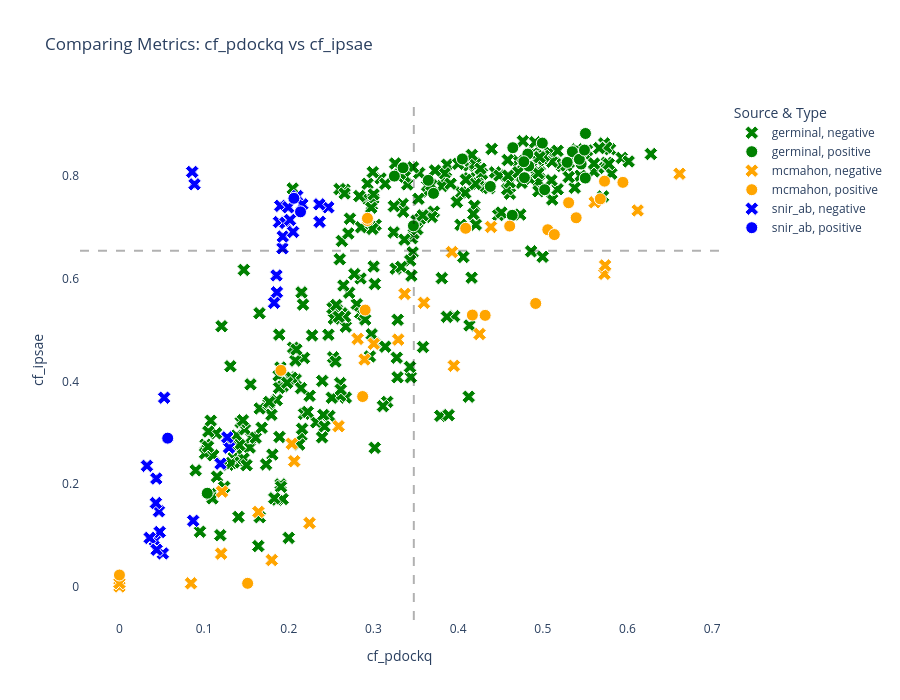

The cell this chart's notebook holds for it:
### Code cell
import plotly.express as px


top_20 = stats_df.sort_values(by='pr_auc_mean', ascending=False).head(20)

m1_info, m2_info = top_20.iloc[9], top_20.iloc[11]

m1, t1, d1 = m1_info['metric'], m1_info['opt_threshold_mean'], m1_info['direction_mean']
m2, t2, d2 = m2_info['metric'], m2_info['opt_threshold_mean'], m2_info['direction_mean']

# AGGREGATE: Instead of plotting every iteration, plot the MEAN of each sample
plot_df = scores_df.groupby(['source', 'sample', 'binder'])[[m1, m2]].agg(['mean', 'std']).reset_index()
# Flatten multi-index columns: 'metric_mean', 'metric_std'
plot_df.columns = [f"{c[0]}_{c[1]}" if c[1] else c[0] for c in plot_df.columns]

# 1. Prepare the data (Ensure binder is a string for discrete markers/colors)
plot_df['binder_label'] = plot_df['binder'].map({1: 'positive', 0: 'negative'})


# 2. Create the Scatter Plot
fig = px.scatter(
    plot_df, 
    x=f"{m1}_mean", 
    y=f"{m2}_mean",
    error_x=f"{m1}_std", # Horizontal error bars
    error_y=f"{m2}_std", # Vertical error bars
    color= 'source',
    symbol='binder_label',
    symbol_map={'positive': 'circle', 'negative': 'x'},
    color_discrete_map={"germinal": 'green', "mcmahon": 'orange', "snir_ab": "blue"},
    hover_name='sample', # Shows the sample ID at the top of the tooltip
    hover_data={
        f"{m1}_mean": ':.3f', 
        f"{m2}_mean": ':.3f',
        'binder_label': True,
        'source': True
    },
    title=f"Comparing Metrics: {m1} vs {m2}",
    labels={f"{m1}_mean": m1, f"{m2}_mean": m2}
)

# 3. Add the threshold lines
fig.add_vline(x=t1, line_dash="dash", line_color="black", opacity=0.3)
fig.add_hline(y=t2, line_dash="dash", line_color="black", opacity=0.3)

# 4. Improve Layout
fig.update_traces(marker=dict(size=12, line=dict(width=1, color='White')))
fig.update_layout(
    plot_bgcolor='white',
    legend_title_text='Source & Type',
    width=900,
    height=700
)

fig.show()

### Figure 1 — Plotly figure (JSON) as saved in the notebook; plotly's stock layout.template omitted (floating-point values rounded to 4 significant figures; data arrays with more than 128 entries replaced by an {"elided": "..."} marker saying what was removed)
{"data": [{"customdata": {"elided": "276x2 str values"}, "error_x": {"array": {"elided": "276 float values"}}, "error_y": {"array": {"elided": "276 float values"}}, "hovertemplate": "<b>%{hovertext}</b><br><br>source=%{customdata[1]}<br>binder_label=%{customdata[0]}<br>cf_pdockq=%{x:.3f}<br>cf_ipsae=%{y:.3f}<extra></extra>", "hovertext": {"elided": "276 str values"}, "legendgroup": "germinal, negative", "marker": {"color": "green", "line": {"color": "White", "width": 1}, "size": 12, "symbol": "x"}, "mode": "markers", "name": "germinal, negative", "orientation": "v", "showlegend": true, "type": "scatter", "x": {"elided": "276 float values"}, "xaxis": "x", "y": {"elided": "276 float values"}, "yaxis": "y"}, {"customdata": [["positive", "germinal"], ["positive", "germinal"], ["positive", "germinal"], ["positive", "germinal"], ["positive", "germinal"], ["positive", "germinal"], ["positive", "germinal"], ["positive", "germinal"], ["positive", "germinal"], ["positive", "germinal"], ["positive", "germinal"], ["positive", "germinal"], ["positive", "germinal"], ["positive", "germinal"], ["positive", "germinal"], ["positive", "germinal"], ["positive", "germinal"], ["positive", "germinal"], ["positive", "germinal"], ["positive", "germinal"], ["positive", "germinal"], ["positive", "germinal"], ["positive", "germinal"], ["positive", "germinal"]], "error_x": {"array": [0.0, 0.0, 0.0, 0.0, 0.0, 0.0, 0.0, 0.0, 0.0, 0.0, 0.0, 0.0, 0.0, 0.0, 0.0, 0.0, 0.0, 0.0, 0.0, 0.0, 0.0, 0.0, 0.0, 0.0]}, "error_y": {"array": [0.0, 0.0, 0.0, 0.0, 0.0, 0.0, 0.0, 0.0, 0.0, 0.0, 0.0, 0.0, 0.0, 0.0, 0.0, 0.0, 0.0, 0.0, 0.0, 0.0, 0.0, 0.0, 0.0, 0.0]}, "hovertemplate": "<b>%{hovertext}</b><br><br>source=%{customdata[1]}<br>binder_label=%{customdata[0]}<br>cf_pdockq=%{x:.3f}<br>cf_ipsae=%{y:.3f}<extra></extra>", "hovertext": ["nb_s105306_mpnn_2_BHRF", "nb_s109706_mpnn_2_BHRF", "nb_s206217_mpnn_2_PDL1", "nb_s206217_mpnn_5_PDL1", "nb_s233025_mpnn_2_IL3", "nb_s276607_mpnn_4_BHRF", "nb_s327664_mpnn_4_BHRF", "nb_s39537_mpnn_2_BHRF", "nb_s530943_mpnn_3_IL20", "nb_s618542_mpnn_2_PDL1", "nb_s618542_mpnn_3_PDL1", "nb_s663598_mpnn_2_BHRF", "nb_s717713_mpnn_2_IL20", "nb_s717713_mpnn_4_IL20", "nb_s718865_mpnn_2_PDL1", "nb_s759449_mpnn_1_PDL1", "nb_s759449_mpnn_4_PDL1", "nb_s807208_mpnn_5_IL3", "nb_s807321_mpnn_2_BHRF", "nb_s874243_mpnn_2_IL20", "nb_s877334_mpnn_2_BHRF", "nb_s972445_mpnn_2_BHRF", "nb_s983700_mpnn_1_BHRF", "nb_s983700_mpnn_2_BHRF"], "legendgroup": "germinal, positive", "marker": {"color": "green", "line": {"color": "White", "width": 1}, "size": 12, "symbol": "circle"}, "mode": "markers", "name": "germinal, positive", "orientation": "v", "showlegend": true, "type": "scatter", "x": [0.5453, 0.4823, 0.3647, 0.3709, 0.335, 0.5504, 0.438, 0.5022, 0.3472, 0.538, 0.5349, 0.4994, 0.4834, 0.4776, 0.5432, 0.405, 0.3247, 0.1037, 0.5502, 0.4646, 0.5288, 0.5492, 0.4783, 0.4639], "xaxis": "x", "y": [0.8237, 0.8431, 0.7918, 0.7665, 0.8164, 0.8832, 0.7799, 0.7736, 0.7032, 0.8494, 0.8476, 0.8644, 0.8197, 0.8282, 0.8329, 0.8336, 0.8001, 0.1818, 0.7963, 0.8555, 0.8268, 0.8508, 0.797, 0.7237], "yaxis": "y"}, {"customdata": [["negative", "mcmahon"], ["negative", "mcmahon"], ["negative", "mcmahon"], ["negative", "mcmahon"], ["negative", "mcmahon"], ["negative", "mcmahon"], ["negative", "mcmahon"], ["negative", "mcmahon"], ["negative", "mcmahon"], ["negative", "mcmahon"], ["negative", "mcmahon"], ["negative", "mcmahon"], ["negative", "mcmahon"], ["negative", "mcmahon"], ["negative", "mcmahon"], ["negative", "mcmahon"], ["negative", "mcmahon"], ["negative", "mcmahon"], ["negative", "mcmahon"], ["negative", "mcmahon"], ["negative", "mcmahon"], ["negative", "mcmahon"], ["negative", "mcmahon"], ["negative", "mcmahon"], ["negative", "mcmahon"], ["negative", "mcmahon"]], "error_x": {"array": [0.0, 0.0, 0.0, 0.0, 0.0, 0.0, 0.0, 0.0, 0.0, 0.0, 0.0, 0.0, 0.0, 0.0, 0.0, 0.0, 0.0, 0.0, 0.0, 0.0, 0.0, 0.0, 0.0, 0.0, 0.0, 0.0]}, "error_y": {"array": [0.0, 0.0, 0.0, 0.0, 0.0, 0.0, 0.0, 0.0, 0.0, 0.0, 0.0, 0.0, 0.0, 0.0, 0.0, 0.0, 0.0, 0.0, 0.0, 0.0, 0.0, 0.0, 0.0, 0.0, 0.0, 0.0]}, "hovertemplate": "<b>%{hovertext}</b><br><br>source=%{customdata[1]}<br>binder_label=%{customdata[0]}<br>cf_pdockq=%{x:.3f}<br>cf_ipsae=%{y:.3f}<extra></extra>", "hovertext": ["Nb.AD101_A2AR", "Nb.AD101_Adiponectin", "Nb.AD102_A2AR", "Nb.AD102_Adiponectin", "Nb.AQ100_A2AR", "Nb.AQ101_A2AR", "Nb.AQ101_Adiponectin", "Nb.AQ101_Adiponectin_trimer", "Nb.AQ102_Adiponectin", "Nb.AQ102_Adiponectin_trimer", "Nb.AQ102_B2AR", "Nb.AQ103_B2AR", "Nb.AQ104_Adiponectin", "Nb.AQ104_Adiponectin_trimer", "Nb.AQ104_B2AR", "Nb.b201_Adiponectin", "Nb.c200_Adiponectin", "Nb.c201_Adiponectin", "Nb.c202_A2AR", "Nb.c203_A2AR", "Nb.c204_A2AR", "Nb.c205_Adiponectin", "Nb.c208_Adiponectin", "Nb.c209_Adiponectin", "Nb.c210_A2AR", "Nb.c211_A2AR"], "legendgroup": "mcmahon, negative", "marker": {"color": "orange", "line": {"color": "White", "width": 1}, "size": 12, "symbol": "x"}, "mode": "markers", "name": "mcmahon, negative", "orientation": "v", "showlegend": true, "type": "scatter", "x": [0.3596, 0.2894, 0.4388, 0.0845, 0.6615, 0.5728, 0.2064, 0.0, 0.2245, 0.3004, 0.612, 0.2813, 0.1641, 0.0, 0.3949, 0.1211, 0.2588, 0.2035, 0.5736, 0.3292, 0.4253, 0.3368, 0.1799, 0.1201, 0.3927, 0.5612], "xaxis": "x", "y": [0.5531, 0.4426, 0.701, 0.006248, 0.8047, 0.6096, 0.2442, 0.0, 0.1238, 0.4733, 0.7331, 0.4828, 0.1454, 0.00646, 0.4303, 0.1851, 0.3125, 0.2783, 0.626, 0.4813, 0.4922, 0.5704, 0.0516, 0.06405, 0.6521, 0.7491], "yaxis": "y"}, {"customdata": [["positive", "mcmahon"], ["positive", "mcmahon"], ["positive", "mcmahon"], ["positive", "mcmahon"], ["positive", "mcmahon"], ["positive", "mcmahon"], ["positive", "mcmahon"], ["positive", "mcmahon"], ["positive", "mcmahon"], ["positive", "mcmahon"], ["positive", "mcmahon"], ["positive", "mcmahon"], ["positive", "mcmahon"], ["positive", "mcmahon"], ["positive", "mcmahon"], ["positive", "mcmahon"], ["positive", "mcmahon"], ["positive", "mcmahon"], ["positive", "mcmahon"]], "error_x": {"array": [0.0, 0.0, 0.0, 0.0, 0.0, 0.0, 0.0, 0.0, 0.0, 0.0, 0.0, 0.0, 0.0, 0.0, 0.0, 0.0, 0.0, 0.0, 0.0]}, "error_y": {"array": [0.0, 0.0, 0.0, 0.0, 0.0, 0.0, 0.0, 0.0, 0.0, 0.0, 0.0, 0.0, 0.0, 0.0, 0.0, 0.0, 0.0, 0.0, 0.0]}, "hovertemplate": "<b>%{hovertext}</b><br><br>source=%{customdata[1]}<br>binder_label=%{customdata[0]}<br>cf_pdockq=%{x:.3f}<br>cf_ipsae=%{y:.3f}<extra></extra>", "hovertext": ["Nb.AQ100_Adiponectin", "Nb.AQ100_Adiponectin_trimer", "Nb.AQ103_Adiponectin", "Nb.AQ103_Adiponectin_trimer", "Nb.b201_HSA_25-609", "Nb.b201_HSA_404-601", "Nb.b201_HSA_404-609", "Nb.c200_B2AR", "Nb.c201_B2AR", "Nb.c202_B2AR", "Nb.c203_B2AR", "Nb.c204_B2AR", "Nb.c205_B2AR", "Nb.c206_B2AR", "Nb.c207_B2AR", "Nb.c208_B2AR", "Nb.c209_B2AR", "Nb.c210_B2AR", "Nb.c211_B2AR"], "legendgroup": "mcmahon, positive", "marker": {"color": "orange", "line": {"color": "White", "width": 1}, "size": 12, "symbol": "circle"}, "mode": "markers", "name": "mcmahon, positive", "orientation": "v", "showlegend": true, "type": "scatter", "x": [0.2872, 0.1514, 0.1907, 0.0, 0.2902, 0.2929, 0.2929, 0.5679, 0.5394, 0.5946, 0.5059, 0.4168, 0.4609, 0.5729, 0.4916, 0.4319, 0.4089, 0.5136, 0.5305], "xaxis": "x", "y": [0.3704, 0.006198, 0.4214, 0.02237, 0.5389, 0.7136, 0.7179, 0.7557, 0.7189, 0.7879, 0.6956, 0.5292, 0.7026, 0.7903, 0.5518, 0.5286, 0.6984, 0.6861, 0.7482], "yaxis": "y"}, {"customdata": [["negative", "snir_ab"], ["negative", "snir_ab"], ["negative", "snir_ab"], ["negative", "snir_ab"], ["negative", "snir_ab"], ["negative", "snir_ab"], ["negative", "snir_ab"], ["negative", "snir_ab"], ["negative", "snir_ab"], ["negative", "snir_ab"], ["negative", "snir_ab"], ["negative", "snir_ab"], ["negative", "snir_ab"], ["negative", "snir_ab"], ["negative", "snir_ab"], ["negative", "snir_ab"], ["negative", "snir_ab"], ["negative", "snir_ab"], ["negative", "snir_ab"], ["negative", "snir_ab"], ["negative", "snir_ab"], ["negative", "snir_ab"], ["negative", "snir_ab"], ["negative", "snir_ab"], ["negative", "snir_ab"], ["negative", "snir_ab"], ["negative", "snir_ab"], ["negative", "snir_ab"], ["negative", "snir_ab"], ["negative", "snir_ab"], ["negative", "snir_ab"], ["negative", "snir_ab"]], "error_x": {"array": [0.0, 0.0, 0.0, 0.0, 0.0, 0.0, 0.0, 0.0, 0.0, 0.0, 0.0, 0.0, 0.0, 0.0, 0.0, 0.0, 0.0, 0.0, 0.0, 0.0, 0.0, 0.0, 0.0, 0.0, 0.0, 0.0, 0.0, 0.0, 0.0, 0.0, 0.0, 0.0]}, "error_y": {"array": [0.0, 0.0, 0.0, 0.0, 0.0, 0.0, 0.0, 0.0, 0.0, 0.0, 0.0, 0.0, 0.0, 0.0, 0.0, 0.0, 0.0, 0.0, 0.0, 0.0, 0.0, 0.0, 0.0, 0.0, 0.0, 0.0, 0.0, 0.0, 0.0, 0.0, 0.0, 0.0]}, "hovertemplate": "<b>%{hovertext}</b><br><br>source=%{customdata[1]}<br>binder_label=%{customdata[0]}<br>cf_pdockq=%{x:.3f}<br>cf_ipsae=%{y:.3f}<extra></extra>", "hovertext": ["5ifj_abc_cut_A_D111A", "5ifj_abc_cut_A_K110A", "5ifj_abc_cut_A_S64A", "5ifj_abc_cut_A_W52A", "5ifj_abc_cut_A_Y66A", "5ifj_abc_cut_B_L116A", "5ifj_abc_cut_B_V38A", "5ifj_abc_cut_B_W107A", "5ifj_abc_cut_B_Y37A", "5ifj_abc_cut_all_A", "5ig7_abc_cut_A_K110A", "5ig7_abc_cut_A_W52A", "5ig7_abc_cut_A_Y66A", "5ig7_abc_cut_B_G114A", "5ig7_abc_cut_B_L116A", "5ig7_abc_cut_B_V38A", "5ig7_abc_cut_B_W107A", "5ig7_abc_cut_B_Y37A", "5ig7_abc_cut_all_A", "5ijk_acx_cut_A_I112A", "5ijk_acx_cut_A_I114A", "5ijk_acx_cut_A_K57A", "5ijk_acx_cut_A_R55A", "5ijk_acx_cut_A_T113A", "5ijk_acx_cut_B_K36A", "5ijk_acx_cut_B_T113A", "5ijk_acx_cut_B_W56A", "5ijk_acx_cut_B_Y107A", "5ijk_acx_cut_B_Y108A", "5ijk_acx_cut_B_Y31A", "5ijk_acx_cut_B_Y38A", "5ijk_acx_cut_all_A"], "legendgroup": "snir_ab, negative", "marker": {"color": "blue", "line": {"color": "White", "width": 1}, "size": 12, "symbol": "x"}, "mode": "markers", "name": "snir_ab, negative", "orientation": "v", "showlegend": true, "type": "scatter", "x": [0.1885, 0.1961, 0.186, 0.1925, 0.1826, 0.19, 0.2014, 0.1855, 0.1929, 0.1294, 0.2051, 0.2466, 0.2361, 0.2099, 0.1993, 0.216, 0.0871, 0.2364, 0.1193, 0.04665, 0.05125, 0.04185, 0.04305, 0.0859, 0.0528, 0.04755, 0.08865, 0.04355, 0.03245, 0.0357, 0.0439, 0.1273], "xaxis": "x", "y": [0.7105, 0.7089, 0.5735, 0.6594, 0.5531, 0.7421, 0.7147, 0.6065, 0.6823, 0.2708, 0.6913, 0.7393, 0.7451, 0.7612, 0.7393, 0.7451, 0.1281, 0.7109, 0.2395, 0.1467, 0.06449, 0.0897, 0.1627, 0.8082, 0.3681, 0.1062, 0.7841, 0.2104, 0.2352, 0.09478, 0.07162, 0.2907], "yaxis": "y"}, {"customdata": [["positive", "snir_ab"], ["positive", "snir_ab"], ["positive", "snir_ab"]], "error_x": {"array": [0.0, 0.0, 0.0]}, "error_y": {"array": [0.0, 0.0, 0.0]}, "hovertemplate": "<b>%{hovertext}</b><br><br>source=%{customdata[1]}<br>binder_label=%{customdata[0]}<br>cf_pdockq=%{x:.3f}<br>cf_ipsae=%{y:.3f}<extra></extra>", "hovertext": ["5ifj_abc_cut", "5ig7_abc_cut", "5ijk_acx_cut"], "legendgroup": "snir_ab, positive", "marker": {"color": "blue", "line": {"color": "White", "width": 1}, "size": 12, "symbol": "circle"}, "mode": "markers", "name": "snir_ab, positive", "orientation": "v", "showlegend": true, "type": "scatter", "x": [0.2138, 0.2061, 0.057], "xaxis": "x", "y": [0.7305, 0.7568, 0.2892], "yaxis": "y"}], "layout": {"height": 700, "legend": {"title": {"text": "Source & Type"}, "tracegroupgap": 0}, "plot_bgcolor": "white", "shapes": [{"line": {"color": "black", "dash": "dash"}, "opacity": 0.3, "type": "line", "x0": 0.3477, "x1": 0.3477, "xref": "x", "y0": 0, "y1": 1, "yref": "y domain"}, {"line": {"color": "black", "dash": "dash"}, "opacity": 0.3, "type": "line", "x0": 0, "x1": 1, "xref": "x domain", "y0": 0.6546, "y1": 0.6546, "yref": "y"}], "title": {"text": "Comparing Metrics: cf_pdockq vs cf_ipsae"}, "width": 900, "xaxis": {"anchor": "y", "domain": [0, 1], "title": {"text": "cf_pdockq"}}, "yaxis": {"anchor": "x", "domain": [0, 1], "title": {"text": "cf_ipsae"}}}}
